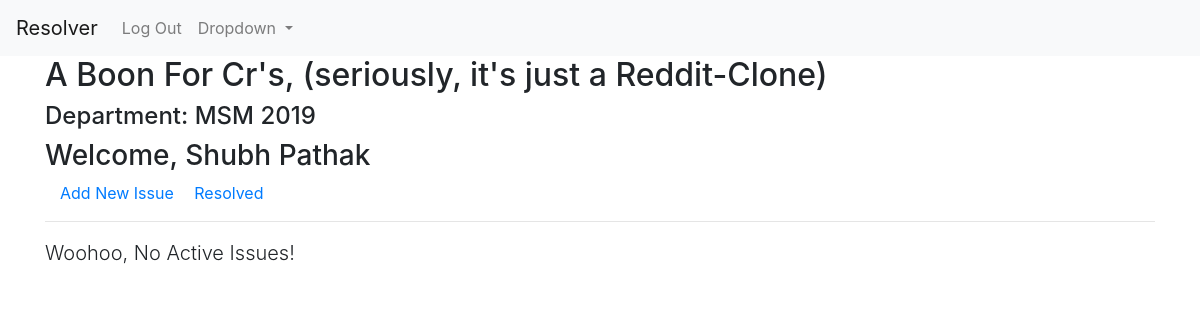
Page / (signed in) on the earlier database version.
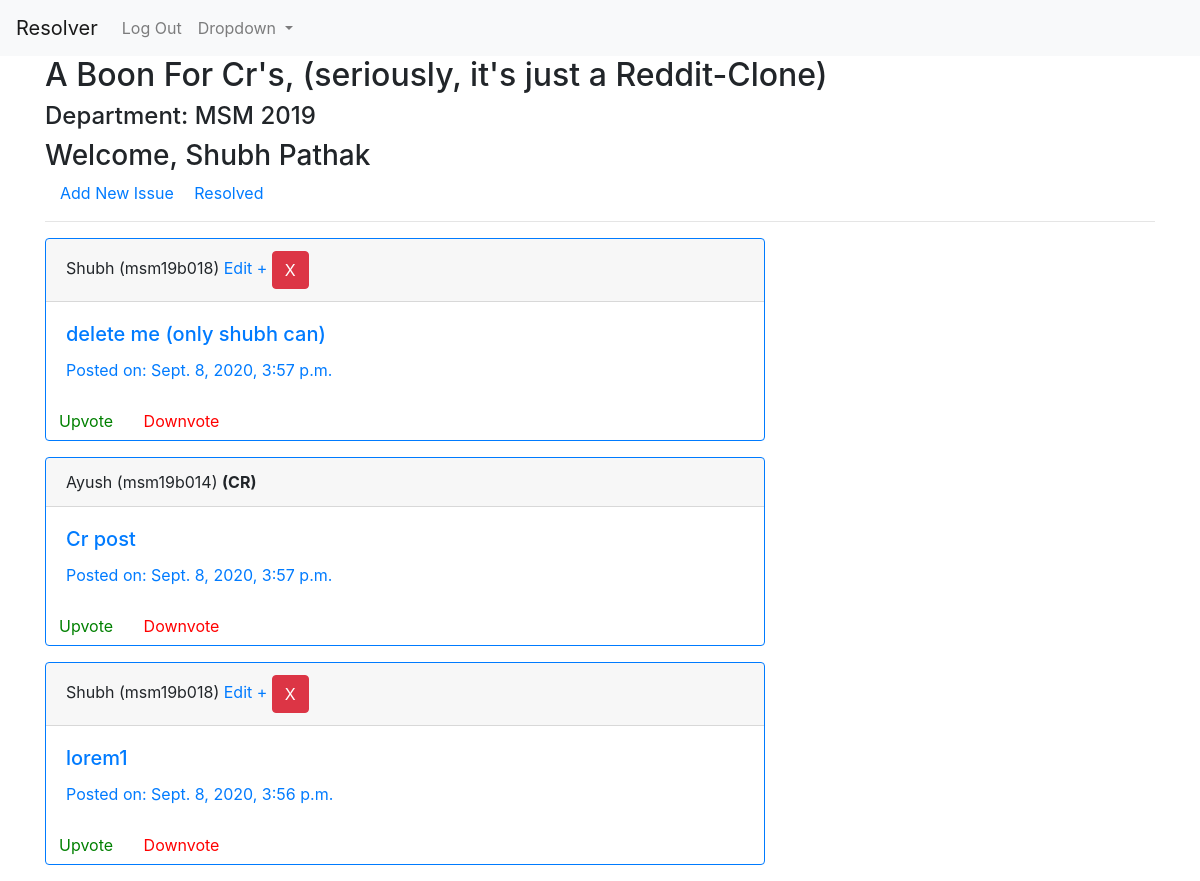
Same page on the later database version.
### profiles/models.py (models this page shows, shortened)
class User(AbstractUser):
    pass

class UserInfo(models.Model):
    user = models.OneToOneField(User,on_delete=models.CASCADE,related_name='info')
    is_cr = models.BooleanField(default=False)
    department = models.CharField(max_length=3)
    join_year = models.CharField(max_length=4)
    institute = models.ForeignKey(Institute,on_delete=models.CASCADE,related_name='allusers')
    registered_on = models.DateTimeField(auto_now_add=True)

### reporter/models.py (models this page shows, shortened)
class Report(models.Model):
    user = models.ForeignKey(UserInfo,on_delete=models.CASCADE,blank=True)
    content = models.TextField('Issue')
    department = models.CharField(max_length=3,blank=True)
    year = models.CharField(max_length=4,blank=True)
    timestamp = models.DateTimeField(auto_now_add=True)
    updated = models.DateTimeField(auto_now=True)
    active = models.BooleanField(default=True)
    upvotes = models.IntegerField(default=0)
    downvotes = models.IntegerField(default=0)
    class Meta:
        ordering = ['-updated','-timestamp']

### reporter/views.py (the view)
# urls.py: path('',views.index_view,name='index'),
def index_view(request):
    qs = []
    if request.user.is_authenticated:
        qs = Report.objects.filter(active=True,department=request.user.info.department,year=request.user.info.join_year)
    return render(request,'reporter/index.html',{'issue_list':qs})

### reporter/templates/reporter/index.html (shortened to what this page needs)
{% extends 'base.html' %}
{% load static %}
{% block content %}
<div>
    <h2>A Boon For Cr's, (seriously, it's just a Reddit-Clone)</h2>
    {% if request.user.is_authenticated %}
    <h4>Department: {{request.user.info.department|upper}} {{request.user.info.join_year}}</h4>
    <h3>Welcome, {{request.user.first_name}} {{request.user.last_name}}</h3>
    <div class="container">
        <a class="mr-3" href="{% url 'reporter:issue-form' %}">Add New Issue</a>
        <a href="{% url 'reporter:archived' %}">Resolved</a>
    </div>
    <hr>
    {% for issue in issue_list %}
    <div class="card border-primary mb-3" style="max-width: 45rem;">
        <div class="card-header">{{issue.user.user.first_name}} ({{issue.user.user.username}}) {% if issue.user.is_cr %}<strong>(CR)</strong>{% endif %}{% if request.user == issue.user.user %} <a href="{% url 'reporter:edit' issue.id %}">Edit +</a>{% endif %} {% if request.user.info.is_cr or request.user == issue.user.user %}<button type="button" class="btn btn-danger" data-toggle="modal" data-target="#deleteModal">X</button>{% endif %}{% if request.user.info.is_cr %} <a class="btn btn-success ml-2" href="{% url 'reporter:close' issue.id %}">Close</a> {% endif %}</div>
        <div class="card-body text-primary">
          <h5 class="card-title">{{issue.content}}</h5>
          <p class="card-text">Posted on: {{issue.timestamp}}</p>
        </div>
        <div>
            <button data-id="{{issue.id}}" class="upvote btn btn-link">Upvote</button>
            <button data-id="{{issue.id}}" class="downvote btn btn-link">Downvote</button>
        </div>
    </div>
    {% empty %}
    <p class="lead">Woohoo, No Active Issues!</p>
    {% endfor %}
    {% else %}
    <p class="">Log In to Report Issues!</p>
    {% endif %}
</div>
{% endblock %}

### templates/base.html (shortened to what this page needs)
{% load static %}
<!doctype html>
<html lang="en">
  <head>
    <link rel="stylesheet" href="https://stackpath.bootstrapcdn.com/bootstrap/4.5.2/css/bootstrap.min.css">
    <link rel="stylesheet" href="{% static 'css/style.css' %}">
  </head>
  <body>
    <section>
      <nav class="navbar navbar-expand-lg navbar-light bg-light">
        <a class="navbar-brand" href="{% url 'reporter:index' %}">Resolver</a>
        <div class="collapse navbar-collapse" id="navbarSupportedContent">
          <ul class="navbar-nav mr-auto">
            {% if request.user.is_authenticated %}
            <li class="nav-item">
              <a class="nav-link" href="{% url 'account_logout' %}">Log Out</a>
            </li>
            {% endif %}
            <li class="nav-item dropdown">
              <a class="nav-link dropdown-toggle" href="#" id="navbarDropdown" role="button" data-toggle="dropdown" aria-haspopup="true" aria-expanded="false">
                Dropdown
              </a>
            </li>
          </ul>
        </div>
      </nav>
    </section>
    <div class="container">
      {% block content %} {% endblock %}
    </div>
  </body>
</html>

### static/css/style.css (style rules this page uses)
.upvote { color: green; }
.downvote { color: red; }

Differences in the rows shown:
added Report: user.user.first_name "Shubh", user.user.username "msm19b018", shows "Edit +", shows "X", content "delete me (only shubh can)", timestamp "Sept. 8, 2020, 3:57 p.m."
added Report: user.user.first_name "Ayush", user.user.username "msm19b014", shows "(CR)", content "Cr post", timestamp "Sept. 8, 2020, 3:57 p.m."
added Report: user.user.first_name "Shubh", user.user.username "msm19b018", shows "Edit +", shows "X", content "lorem1", timestamp "Sept. 8, 2020, 3:56 p.m."
Other differences:
text no longer shown: "Woohoo, No Active Issues!"
